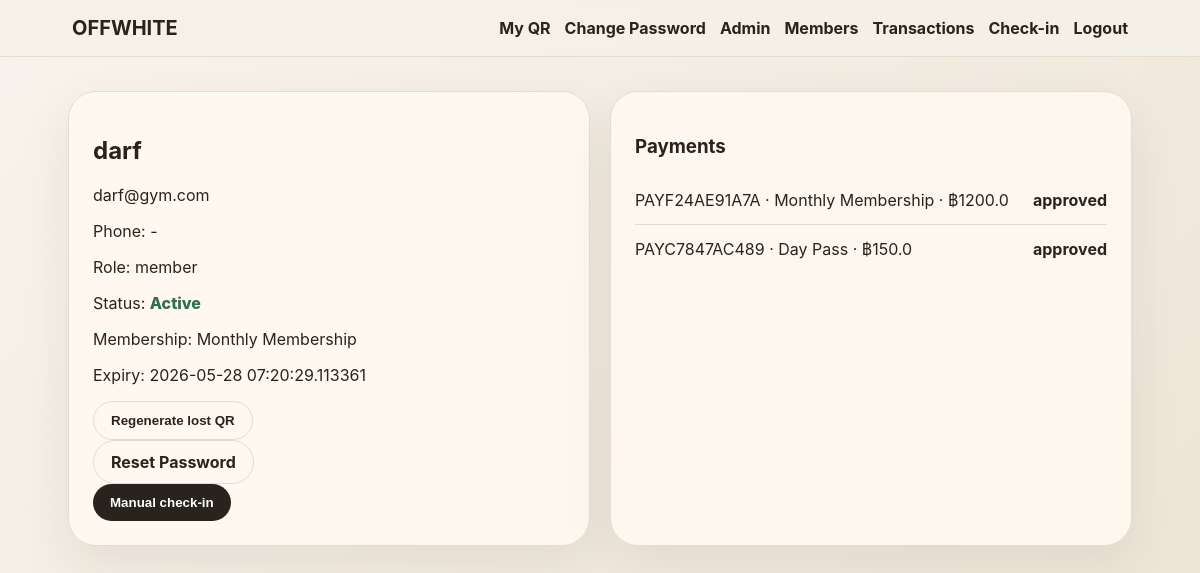
The page /admin/member/4 (signed in) on the database its author committed.
### app.py (models this page shows)
class User(db.Model):
    id = db.Column(db.Integer, primary_key=True)
    name = db.Column(db.String(120), nullable=False)
    email = db.Column(db.String(160), unique=True, nullable=False)
    phone = db.Column(db.String(30))
    password_hash = db.Column(db.String(255), nullable=False)
    role = db.Column(db.String(20), default='member') # member, staff, admin
    created_at = db.Column(db.DateTime, default=datetime.utcnow)
    membership_type = db.Column(db.String(30))
    membership_expiry = db.Column(db.DateTime)
    member_qr_token = db.Column(db.String(80), unique=True, default=lambda: uuid.uuid4().hex)
    payments = db.relationship('Payment', backref='user', lazy=True)

class Payment(db.Model):
    id = db.Column(db.Integer, primary_key=True)
    ref = db.Column(db.String(30), unique=True, nullable=False)
    user_id = db.Column(db.Integer, db.ForeignKey('user.id'), nullable=False)
    plan = db.Column(db.String(30), nullable=False)
    amount = db.Column(db.Float, nullable=False)
    status = db.Column(db.String(20), default='pending') # pending, approved, rejected, auto_verified
    method = db.Column(db.String(30), default='promptpay')
    slip_note = db.Column(db.String(255))
    created_at = db.Column(db.DateTime, default=datetime.utcnow)
    approved_at = db.Column(db.DateTime)
    verified_payload = db.Column(db.Text)

### app.py (the view)
@app.route('/admin/member/<int:user_id>')
@staff_required
def member_detail(user_id):
    user = User.query.get_or_404(user_id)
    payments = Payment.query.filter_by(user_id=user.id).order_by(Payment.created_at.desc()).all()
    return render_template('member_detail.html', user=user, payments=payments, now=datetime.utcnow())

### app.py (called while the page is built)
def current_user():
    uid = session.get('user_id')
    return User.query.get(uid) if uid else None

@app.context_processor
def inject_globals():
    return dict(current_user=current_user(), gym_name=GYM_NAME, payment_mode=PAYMENT_MODE, plans=PLANS)

def staff_required(fn):
    @wraps(fn)
    def wrapper(*args, **kwargs):
        u = current_user()
        if not u or u.role not in ['staff', 'admin']:
            flash('Staff access required.', 'danger')
            return redirect(url_for('home'))
        return fn(*args, **kwargs)
    return wrapper

### templates/member_detail.html
{% extends 'base.html' %}{% block content %}<div class="split"><div class="card"><h2>{{user.name}}</h2><p>{{user.email}}</p><p>Phone: {{user.phone or '-'}}</p><p>Role: {{user.role}}</p><p>Status: <span class="status {{'good' if user.membership_expiry and user.membership_expiry>now else 'bad'}}">{{'Active' if user.membership_expiry and user.membership_expiry>now else 'Inactive'}}</span></p><p>Membership: {{user.membership_type or '-'}}</p><p>Expiry: {{user.membership_expiry or '-'}}</p><form method="post" action="{{url_for('regenerate_qr',user_id=user.id)}}"><button class="btn ghost">Regenerate lost QR</button></form>{% if current_user.role == 'admin' %}<a class="btn ghost" href="{{url_for('admin_reset_password',user_id=user.id)}}">Reset Password</a>{% endif %}<form method="post" action="{{url_for('manual_checkin',user_id=user.id)}}"><button class="btn">Manual check-in</button></form></div><div class="card"><h3>Payments</h3>{% for p in payments %}<div class="row"><span>{{p.ref}} · {{plans[p.plan].name}} · ฿{{p.amount}}</span><b>{{p.status}}</b></div>{% else %}<p class="hint">No payments.</p>{% endfor %}</div></div>{% endblock %}

### static/style.css (style rules this page uses)
:root { --bg:#f5f0e8;--card:#fffaf2;--ink:#28231d;--muted:#7e7467;--line:#e5dccf;--accent:#8b6f47;--accent2:#2f3b2f;--bad:#a44438;--good:#326d4f }
* { box-sizing:border-box }
body { margin:0;background:linear-gradient(135deg,#f8f3ec,#eee5d8);color:var(--ink);font-family:-apple-system,BlinkMacSystemFont,"Segoe UI",Roboto,Arial,sans-serif }
a { color:var(--ink);text-decoration:none }
.pill,.btn { background:var(--ink);color:#fff!important;padding:11px 17px;border-radius:999px;border:0;display:inline-block;font-weight:750;cursor:pointer }
.btn.ghost { background:transparent;color:var(--ink)!important;border:1px solid var(--line) }
.hero-card,.card,.form-card,.metric { background:rgba(255,250,242,.88);border:1px solid var(--line);border-radius:28px;padding:24px;box-shadow:0 18px 50px rgba(48,35,20,.08) }
.split { display:grid;grid-template-columns:1fr 1fr;gap:20px }
.status { font-weight:850 }
.good { color:var(--good) }
.row { display:flex;justify-content:space-between;align-items:center;gap:12px;padding:14px 0;border-bottom:1px solid var(--line) }
.row:last-child { border-bottom:0 }

### rows shown on the page
User: name "darf", email "darf@gym.com", phone "-", role "member", membership_expiry "Active", membership_type "Monthly Membership", membership_expiry "2026-05-28 07:20:29.113361"
Payment: ref "PAYF24AE91A7A", plan "Monthly Membership", amount "1200.0", status "approved"
Payment: ref "PAYC7847AC489", plan "Day Pass", amount "150.0", status "approved"

### other values the page prints
{{ gym_name }} "OFFWHITE"
